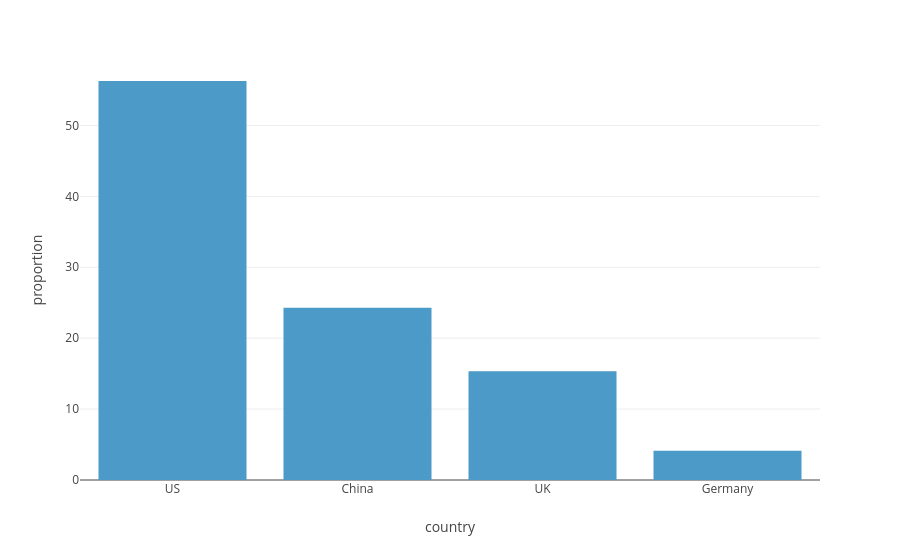

Notebook code cell kept with this figure:
### Markdown cell above
### Pays

### Code cell
country_share = data['country'].value_counts(normalize=True).mul(100).reset_index()
fig = px.bar(country_share, x='country', y='proportion')
fig.show()

### Figure 1 — Plotly figure (JSON) as saved in the notebook; plotly's stock layout.template omitted (floating-point values rounded to 4 significant figures)
{"data": [{"hovertemplate": "country=%{x}<br>proportion=%{y}<extra></extra>", "legendgroup": "", "marker": {"color": "#4B9AC7", "pattern": {"shape": ""}}, "name": "", "orientation": "v", "showlegend": false, "textposition": "auto", "type": "bar", "x": ["US", "China", "UK", "Germany"], "xaxis": "x", "y": [56.27, 24.29, 15.33, 4.109], "yaxis": "y"}], "layout": {"barmode": "relative", "legend": {"tracegroupgap": 0}, "margin": {"t": 60}, "xaxis": {"anchor": "y", "domain": [0, 1], "title": {"text": "country"}}, "yaxis": {"anchor": "x", "domain": [0, 1], "title": {"text": "proportion"}}}}
